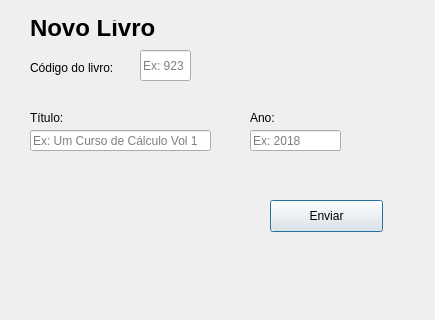
<?xml version="1.0" encoding="UTF-8"?>
<ui version="4.0">
 <class>CadastroLivro</class>
 <widget class="QDialog" name="CadastroLivro">
  <property name="geometry">
   <rect>
    <x>0</x>
    <y>0</y>
    <width>435</width>
    <height>320</height>
   </rect>
  </property>
  <property name="font">
   <font>
    <weight>50</weight>
    <bold>false</bold>
   </font>
  </property>
  <property name="windowTitle">
   <string>Cadastro de Livro</string>
  </property>
  <widget class="QLabel" name="novoLivroText">
   <property name="enabled">
    <bool>true</bool>
   </property>
   <property name="geometry">
    <rect>
     <x>30</x>
     <y>20</y>
     <width>211</width>
     <height>16</height>
    </rect>
   </property>
   <property name="font">
    <font>
     <pointsize>18</pointsize>
     <weight>75</weight>
     <bold>true</bold>
    </font>
   </property>
   <property name="focusPolicy">
    <enum>Qt::NoFocus</enum>
   </property>
   <property name="text">
    <string>Novo Livro</string>
   </property>
   <property name="textFormat">
    <enum>Qt::AutoText</enum>
   </property>
  </widget>
  <widget class="QLabel" name="tituloText">
   <property name="geometry">
    <rect>
     <x>30</x>
     <y>110</y>
     <width>121</width>
     <height>16</height>
    </rect>
   </property>
   <property name="text">
    <string>Título:</string>
   </property>
  </widget>
  <widget class="QLineEdit" name="tituloInput">
   <property name="geometry">
    <rect>
     <x>30</x>
     <y>130</y>
     <width>181</width>
     <height>21</height>
    </rect>
   </property>
   <property name="placeholderText">
    <string>Ex: Um Curso de Cálculo Vol 1</string>
   </property>
  </widget>
  <widget class="QLabel" name="codLivroText">
   <property name="geometry">
    <rect>
     <x>30</x>
     <y>60</y>
     <width>121</width>
     <height>16</height>
    </rect>
   </property>
   <property name="text">
    <string>Código do livro:</string>
   </property>
  </widget>
  <widget class="QLineEdit" name="codLivroInput">
   <property name="geometry">
    <rect>
     <x>140</x>
     <y>50</y>
     <width>51</width>
     <height>31</height>
    </rect>
   </property>
   <property name="placeholderText">
    <string>Ex: 923</string>
   </property>
  </widget>
  <widget class="QLabel" name="anoText">
   <property name="geometry">
    <rect>
     <x>250</x>
     <y>110</y>
     <width>121</width>
     <height>16</height>
    </rect>
   </property>
   <property name="text">
    <string>Ano:</string>
   </property>
  </widget>
  <widget class="QLineEdit" name="anoInput">
   <property name="geometry">
    <rect>
     <x>250</x>
     <y>130</y>
     <width>91</width>
     <height>21</height>
    </rect>
   </property>
   <property name="text">
    <string/>
   </property>
   <property name="placeholderText">
    <string>Ex: 2018</string>
   </property>
  </widget>
  <widget class="QPushButton" name="botaoEnviar">
   <property name="geometry">
    <rect>
     <x>270</x>
     <y>200</y>
     <width>113</width>
     <height>32</height>
    </rect>
   </property>
   <property name="text">
    <string>Enviar</string>
   </property>
  </widget>
 </widget>
 <resources/>
 <connections/>
</ui>
